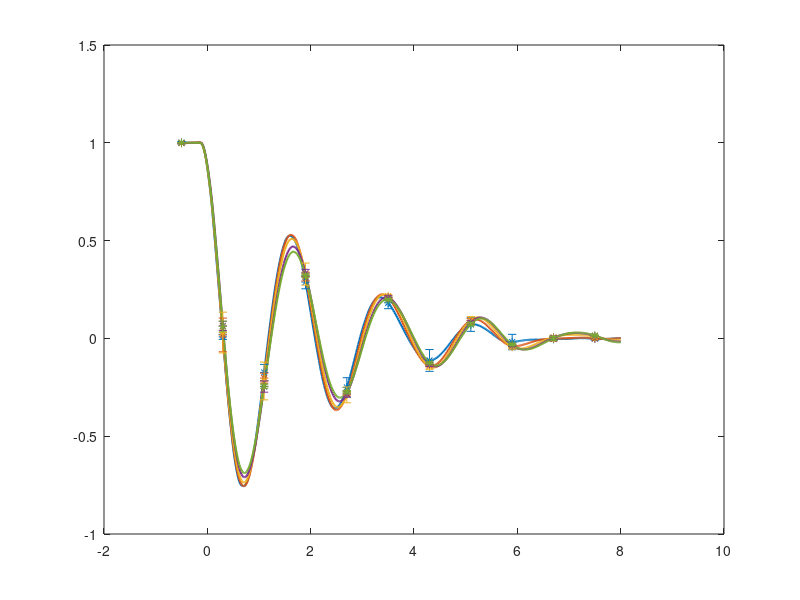

The MATLAB source for this figure: (Note: this script raises an error after producing the figure.)
%%%%%%%%%%%%%%%%%%%%%%%%%%%%%%%%%%%%%%%%%%%%%%%%%%%%%%%%%%%%%%%%%%%%%%%%%%
%%%%                        Pitch Decay                               %%%%
%%%%%%%%%%%%%%%%%%%%%%%%%%%%%%%%%%%%%%%%%%%%%%%%%%%%%%%%%%%%%%%%%%%%%%%%%%
clear all; close all; clc;

load('pitchDecayCase.mat')
load ./exp/psPitchDecay_norm_postp_mean.mat

%% Plot Exp and WS Data

figure;

%EXP
for i=1:5
    plot(T_mean(i).t_corrected,T_mean(i).y_norm,'-','LineWidth',1.5);hold on
end
set(gca,'ColorOrderIndex',1)
set(gcf, 'Color', 'w');
for i = 1:5     %expRuns
    for j=1:11  %numErrorBar
        ind(j)= find(T_mean(i).t_corrected==T_mean(i).t_error_bar(j));
    end
    errorbar(T_mean(i).t_error_bar,T_mean(i).y_norm(ind(:)),T_mean(i).error_bar_norm,'*'); hold on;
end

theta = [2,3,5,7,8.4];

%Linear WS
hold on
set(gca,'ColorOrderIndex',1)
set(gcf, 'Color', 'w');
for i = 1:length(mcr.cases)
    load(['./pitchDecay_linear/pitchDecayCase_',num2str(mcr.cases(i),'%2g'),'deg/FOSWEC_Pitch_matlabWorkspace.mat']) 
    plot(output.bodies(2).time,output.bodies(2).position(:,5)*180/pi/theta(i),':','LineWidth',1.5);   
    hold on
end

%NonLinear WS, platform Cd
hold on
set(gca,'ColorOrderIndex',1)
set(gcf, 'Color', 'w');
for i = 1:length(mcr.cases)
    load(['./pitchDecay_nonlinear/pitchDecayCase_',num2str(mcr.cases(i),'%2g'),'deg/FOSWEC_Pitch_matlabWorkspace.mat']) 
    plot(output.bodies(2).time,output.bodies(2).position(:,5)*180/pi/theta(i),'-.','LineWidth',1.5);   
    hold on
end

% %NonLinear WS, flap Cd
% hold on
% set(gca,'ColorOrderIndex',1)
% set(gcf, 'Color', 'w');
% for i = 1:length(mcr.cases)
%     load(['./pitchDecay_nonlinear_flapCd/pitchDecayCase_',num2str(mcr.cases(i),'%2g'),'deg/FOSWEC_Pitch_matlabWorkspace.mat']) 
%     plot(output.bodies(2).time,output.bodies(2).position(:,5)*180/pi/theta(i),'-.','LineWidth',1.5);   
%     hold on
% end


xlabel('t [s]')
ylabel('\theta/\theta_o')
xlim([-0.5 8])
for i = 1:length(theta)
    leg{i} = ['\theta_0 = ' num2str(theta(i),3) '^o'];
end
legend(leg,'location','northeast')
title(['Pitch Decay Exp, Linear, Nonlinear (cd ',num2str(body(3).viscDrag.cd(5),'%2g'),', c ',num2str(body(3).linearDamping(5),'%2g'),')'])

savefig('pitchDecay_norm_Exp_WS.fig')
